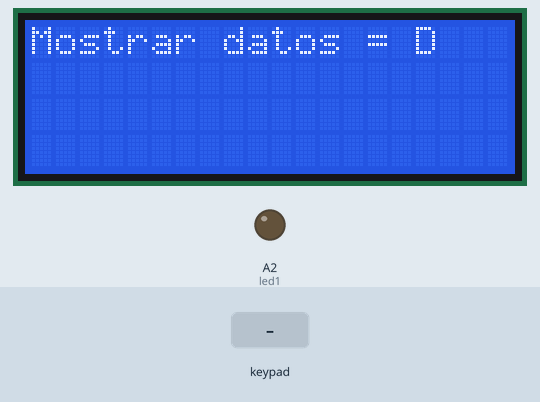
Simulated run of this sketch. Board: Arduino Uno, built with avr-gcc and run on an emulated ATmega328P. Parts: 20×4 character LCD, output pins drawn as LEDs (lit = HIGH). Dashed ring = blinking. The test bench sets the inputs (shaded band). EEPROM starts erased.

Above: at 1.2 s.
1.3 s: keypad keys 9 8 7 6 D pressed 0.4 s apart
At 2.07 s:
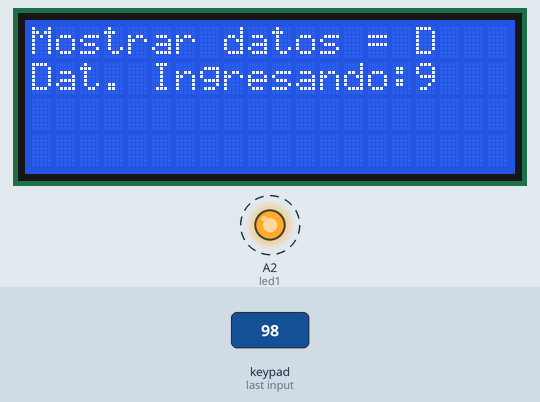
4.8 s: key '1' pressed
At 6.4 s:
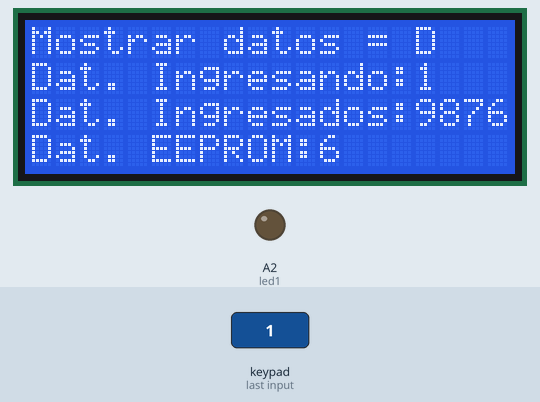
7.4 s: key 'A' pressed
At 8.6 s:
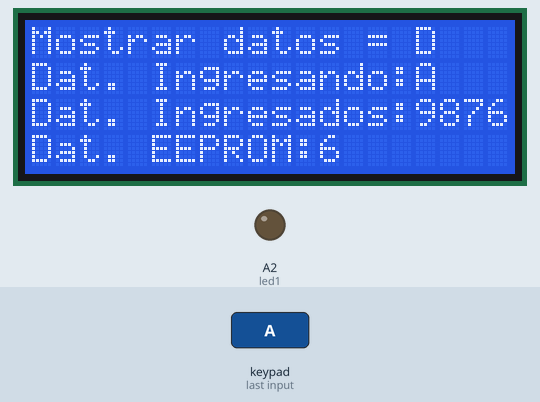
9.2 s: keypad keys 5 4 3 2 D pressed 0.4 s apart
At 12.15 s:
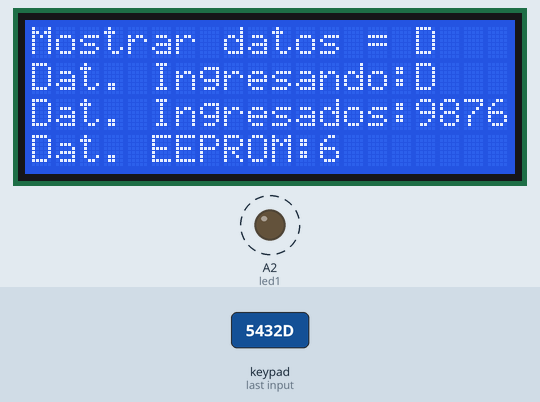
14.2 s: key 'B' pressed
At 16.8 s:
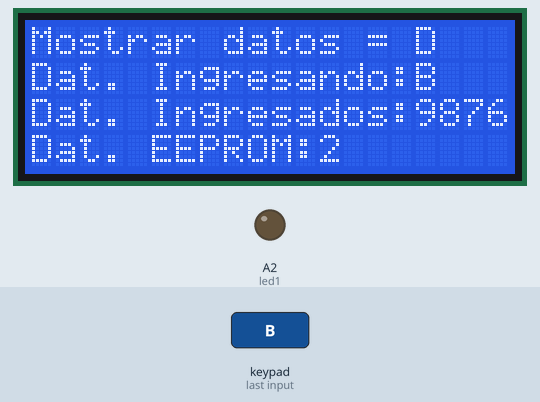
17.2 s: keypad keys 1 3 9 7 D pressed 0.4 s apart
At 20.46 s:
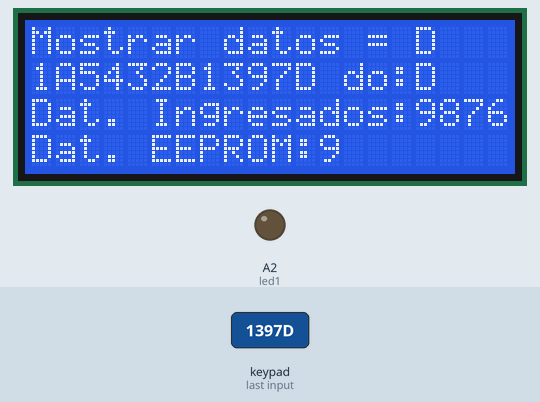
Timing chart, 0 to 22.0 s (numbered marks = the images above; inputs shaded):
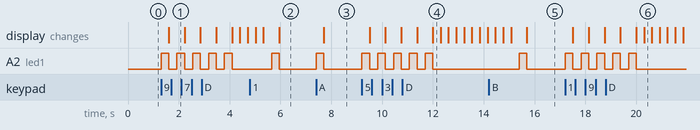

Measured:
- after the input at 1.3 s, A2 (led1): alternates HIGH for 0.30 s and LOW for 0.32 s, starting at once; the display: changes after 0.30 s (image 1)
- after the input at 4.8 s, A2 (led1): LOW → HIGH after 0.85 s, → LOW 0.30 s later; the display: first differs from a run without the input after 1.2 s (image 2)
- after the input at 7.4 s, A2 (led1): LOW → HIGH at once, → LOW 0.30 s later; the display: changes after 0.31 s (image 3)
- after the input at 9.2 s, A2 (led1): alternates HIGH for 0.30 s and LOW for 0.32 s, 10 changes in all, then stays LOW, starting at once; the display: first changes after 0.31 s (image 4 shows a later state)
- after the input at 14.2 s, A2 (led1): LOW → HIGH after 1.2 s, → LOW 0.30 s later; the display: first differs from a run without the input after 1.5 s (image 5)
- after the input at 17.2 s, A2 (led1): alternates HIGH for 0.30 s and LOW for 0.32 s, 10 changes in all, then stays LOW, starting at once; the display: first changes after 0.31 s (image 6 shows a later state)

The sketch:

FloresErik_DEBER5_1_SE.ino
```cpp
/*
 * CAPITULO 5: FUNCIONES ESPECIALES.
 * DEBER : Memoria EEPROM
 * OBJETIVO: Realizar la escritura de la memoria EEPROM a travez de un teclado matricial, el cual debe cumplir que se visualice en una
 *           LCD cada caracter que se introduzca (uno por uno el que vayamos escribiendo en la memoria EEPROM), es decir, cada vez que se presione una tecla.
 * Nombre: Erik Flores
 * Fecha: 27/05/2021
 */
 #include <Keypad.h>
 #include <EEPROM.h>
 #include <LiquidCrystal.h>
 LiquidCrystal lcd(A0, A1, 13, 12, 11, 10);       //Definición de los pines de la LCD.
 const byte filas = 4;                            //Definir el número de filas.
 const byte colum = 4;                            //Definir el número de Columnas.
 int din=0;                                       //Diniri la variable para el conteo de char ingresados.
 int led1=A2;                                     //Definir el pin del led
 char datos[16];                                  //Se define el vector a llenar.
 char teclado[filas][colum] = {                   //Se crea la matriz para el teclado.
  {'1','2','3','A'},
  {'4','5','6','B'},                              //Se configura el teclado
  {'7','8','9','C'},
  {'*','0','#','D'},
 };
 byte pinesFilas[filas] = {9, 8, 7,6};          //Definir entrada de los pines de dilas conectadas al arduni.
 byte pinesColum[colum] ={5, 4, 3, 2};          //Definir entradas de los pines de columnas de el arduino.
 Keypad matriz = Keypad(makeKeymap(teclado), pinesFilas, pinesColum, filas, colum); //Creación de objeto con los datos de la matriz.


void setup() {
  lcd.begin(20,4);                             //Se inicializa la LCD en este caso con 20 columnas y 4 filas.
  pinMode(led1,OUTPUT);                        //Se inicializa el pin para el led de activación
  lcd.setCursor(0,0);                          //Se inicializa el cursor de inicio
  lcd.print("Mostrar datos = D ");             //Se ubica un mensaje por defecto.
}

void loop() {
  char tcl = matriz.getKey();                  //Crea la función para el teclado marticial e ir observando el dato.
  if(tcl != NO_KEY)                            // Si no se pulsa ningun valor dara NO_KEY
  {
  digitalWrite(led1,HIGH);                     //Se envia 5v para activar el Led
  delay(300);                                  //Tiempo de Espera del led.
  lcd.setCursor(0,1);                          //Ubicación para la lcd.
  lcd.print("Dat. Ingresando:");               //Mensaje en la LCD
  lcd.setCursor(16,1);                         //Ubicación para la lcd.
  lcd.print(tcl);                              //Mensaje en la del char ingresado.
  datos[din]=tcl;                              //Se guarda los char en un vector ya creado.
  digitalWrite(led1,LOW);                      //Se apaga el led
  delay(300);                                  //Tiempo de apagado de led.

  din++;                                       //Inicia el conteo para saber cuantas posiciones reocrren para el ingreso.
  }
  if(tcl=='D')                                 //Condicion cuando se aplaste D.
  {
    din=din-1;                                 //Inicializo la cantidad de char ingresados -1 para que no tome la letra D
    for(int i=0;i<din;i++){                    //Ciclo de recorrido para los char ingresados y poder almacenar todos
        lcd.setCursor(0,2);                    //Ubicación para la lcd.
        lcd.print("Dat. Ingresados:");         //Mensaje en la LCD
        lcd.setCursor(16,2);                   //Ubicación para la lcd.
        lcd.print(datos);                 //Mensaje en la LCD de dato
        lcd.setCursor(0,3);                    //Ubicación para la lcd.
        lcd.print("Dat. EEPROM:");             //Mensaje en la LCD
        lcd.setCursor(12,3);                   //Ubicación para la lcd.
        EEPROM.put(i,datos[i]);                //Mensaje en la LCD de dato
        lcd.print(EEPROM.get(i,datos[i]));     //Lee los datos char para la memoria y se imprime se escoge en la posicion i para que no coja la letra D
        delay(300);                            //Tiempo para mostrar los caracteres que se guardan
    }
  }
}
```
